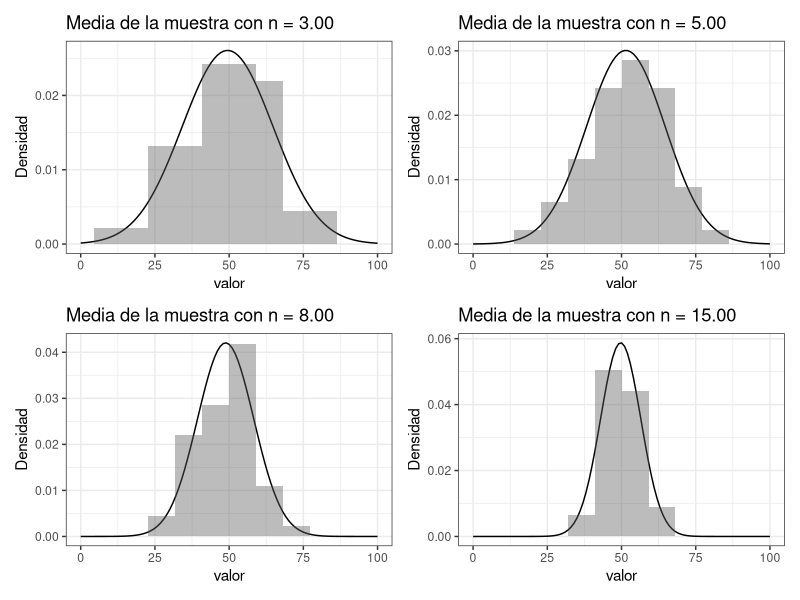

This figure's R source:
## ---- chunk 1
library(tidyverse)
library(patchwork)
## ---- chunk 2
nPop <- 50000
pop1 <- sample(c(0:99), nPop, replace = TRUE)
## ---- chunk 3
n <- 3
muestras <- matrix(NA, nrow=0, ncol=n)
for (i in c(1:50)) {
  muestras <- rbind(muestras, sample(pop1, n, replace = FALSE))
}
muestras <- tibble(muestras)

muestras <-  muestras %>% bind_cols(
    muestras %>% rowwise() %>% summarise(media = mean(c_across(is.numeric)))
  )
muestras
## ---- chunk 4
gr1 <- ggplot(muestras, aes(x = media)) + 
  stat_function(fun = dnorm, n = 101, args = list(mean = mean(muestras$media), sd = sd(muestras$media))) +
  geom_area(stat = 'function') +
  geom_histogram(aes(y = ..density..),bins = 12, alpha = 0.4) +
  xlim(c(0, 100)) +
  ylab("Densidad") + 
  ggtitle(sprintf("Media de la muestra con n = %.2f", n)) + 
  xlab("valor") + 
  theme_bw()
## ---- chunk 5
n <- 5
muestras <- matrix(NA, nrow=0, ncol=n)
for (i in c(1:50)) {
  muestras <- rbind(muestras, sample(pop1, n, replace = FALSE))
}
muestras <- tibble(muestras)

muestras <-  muestras %>% bind_cols(
    muestras %>% rowwise() %>% summarise(media = mean(c_across(is.numeric)))
  )
muestras
## ---- chunk 6
gr2 <- ggplot(muestras, aes(x = media)) + 
  stat_function(fun = dnorm, n = 101, args = list(mean = mean(muestras$media), sd = sd(muestras$media))) +
  geom_area(stat = 'function') +
  geom_histogram(aes(y = ..density..),bins = 12, alpha = 0.4) +
  xlim(c(0, 100)) +
  ylab("Densidad") + 
  ggtitle(sprintf("Media de la muestra con n = %.2f", n)) + 
  xlab("valor") + 
  theme_bw()
## ---- chunk 7
n <- 8
muestras <- matrix(NA, nrow=0, ncol=n)
for (i in c(1:50)) {
  muestras <- rbind(muestras, sample(pop1, n, replace = FALSE))
}
muestras <- tibble(muestras)

muestras <-  muestras %>% bind_cols(
    muestras %>% rowwise() %>% summarise(media = mean(c_across(is.numeric)))
  )
muestras
## ---- chunk 8
gr3 <- ggplot(muestras, aes(x = media)) + 
  stat_function(fun = dnorm, n = 101, args = list(mean = mean(muestras$media), sd = sd(muestras$media))) +
  geom_area(stat = 'function') +
  geom_histogram(aes(y = ..density..),bins = 12, alpha = 0.4) +
  xlim(c(0, 100)) +
  ylab("Densidad") + 
  ggtitle(sprintf("Media de la muestra con n = %.2f", n)) + 
  xlab("valor") + 
  theme_bw()
## ---- chunk 9
n <- 15
muestras <- matrix(NA, nrow=0, ncol=n)
for (i in c(1:50)) {
  muestras <- rbind(muestras, sample(pop1, n, replace = FALSE))
}
muestras <- tibble(muestras)

muestras <-  muestras %>% bind_cols(
    muestras %>% rowwise() %>% summarise(media = mean(c_across(is.numeric)))
  )
muestras
## ---- chunk 10
gr4 <- ggplot(muestras, aes(x = media)) + 
  stat_function(fun = dnorm, n = 101, args = list(mean = mean(muestras$media), sd = sd(muestras$media))) +
  geom_area(stat = 'function') +
  geom_histogram(aes(y = ..density..),bins = 12, alpha = 0.4) +
  xlim(c(0, 100)) +
  ylab("Densidad") + 
  ggtitle(sprintf("Media de la muestra con n = %.2f", n)) + 
  xlab("valor") + 
  theme_bw()
## ---- chunk 11
gr1 + gr2 + gr3 + gr4
